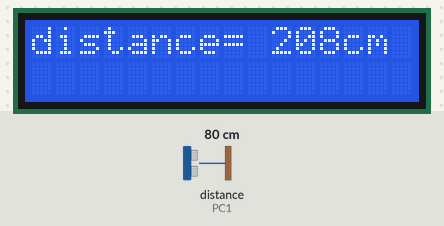
Simulated run of this program. Board: ATmega32, built with avr-gcc and emulated at 8 MHz. On the bench: 16×2 character LCD. Wiring (inferred from the names in the program): ultrasonic range finder: trigger PC0; echo PC1; character LCD (HD44780): RS PB1; R/W PB2; E PB3; data PA4, PA5, PA6, PA7. The test bench sets the inputs (shaded band); at power-on: distance to the obstacle (sensor on PC1) 80 cm. The echo pulse lasts 58.3 µs per cm.

Above: at 1.2 s.
1.3 s: distance to the obstacle (sensor on PC1) set to 60 cm
At 2.7 s:
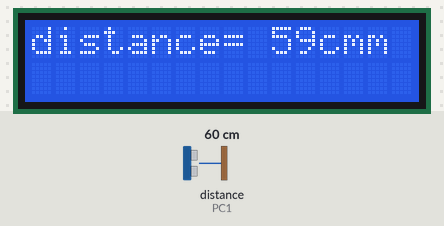
4.4 s: distance to the obstacle (sensor on PC1) set to 2 cm
At 5.5 s:
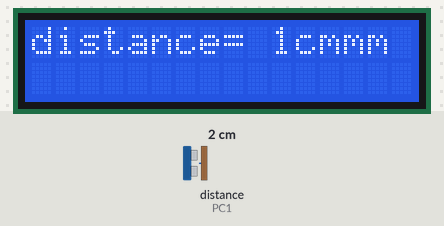
6.7 s: distance to the obstacle (sensor on PC1) set to 9 cm
At 8.1 s:
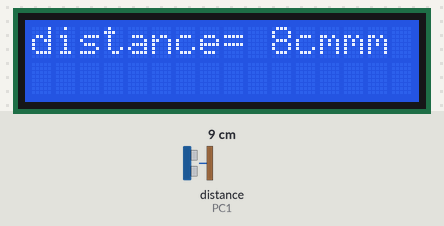
9.8 s: distance to the obstacle (sensor on PC1) set to 18 cm
At 11.2 s:
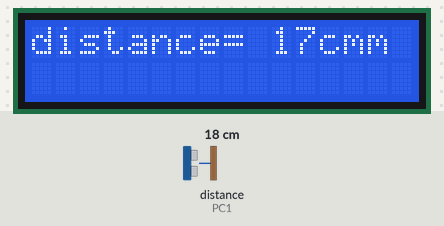
Timing chart, 0 to 12.8 s (numbered marks = the images above; inputs shaded):
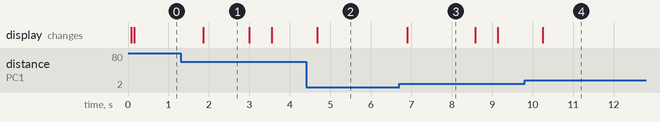

The program:

Project_learn.c
```c
/*
 * Project_learn.c
 *
 * Created: 2/11/2018 9:37:49 PM
 *  Author: Ebraam
 */


#include "lcd/lcd.h"
#include "ultrasonic/ult.h"

int main(void)
{
	static uint32_t dis = 0;
	lcd_init();

	Ultrasonic_init();
	lcd_write_txt("distance= ");
	dis = Ultrasonic_Read();


	//lcd_write_cmd(clear);
    while(1)
    {

		 dis = Ultrasonic_Read();
		lcd_goto_X(10);
		lcd_write_number(dis);
		lcd_write_txt("cm");
		 _delay_ms(500);

    }
}
```

std_macros.h
```c
/*
 * std_macros.h
 *
 * Created: 4/25/2017 4:00:26 PM
 *  Author: safifi
 */


#ifndef STD_MACROS_H_
#define STD_MACROS_H_

#include <avr/io.h>
#define F_CPU 8000000UL
#include <util/delay.h>
#include <avr/interrupt.h>
#include <stdint.h>
#define SETBIT(REG,BIT)  (REG |= 1 << BIT)
#define CLRBIT(REG,BIT)  (REG &= ~(1 << BIT))
#define TOGBIT(REG,BIT)  (REG ^= 1 << BIT)
#define READBIT(REG,BIT)  ((REG >> BIT) & 1)

#endif /* STD_MACROS_H_ */
```

ult.c
```c
/*
 * ult.c
 *
 * Created: 2/11/2018 9:38:39 PM
 *  Author: Ebraam
 */

#include "ult.h"

static volatile uint8_t count = 0;
#define Trigger_ON   (PORTC |= (1<<PC0))
#define Trigger_OFF  (PORTC &=~(1<<PC0))

void Ultrasonic_init(){
		Timer0_init();
		DDRC |=(1<<PC0);  // pc0 Trigger
		DDRC  &= ~(1<<PC1); // pc1 ECHO
}
uint32_t Ultrasonic_Read(){

		volatile uint32_t Duration=0;
			Trigger_OFF;
			_delay_us(10);
			Trigger_ON;
			_delay_us(20);
			Trigger_OFF;
		if (!(PINC & (1<< PC1)))
		{
			while(!(PINC & (1<<PC1)));  // wait until echo goes high
			Timer0_Start();
			while(PINC &(1<<PC1) && count != 3);
			Timer0_Stop();
		}
		else{
			while((PINC & (1<<PC1)));  // wait until echo goes high
			Timer0_Start();
			while(!(PINC &(1<<PC1)) && count != 3);
			Timer0_Stop();
		}
		/*stopWatch value reading*/
		Duration =Timer0_read() * 34000 / F_CPU / 2;
		return Duration;
}

void Timer0_init(void)
{
	TCCR0 = (1<<FOC0);
	TCNT0 = 0;
	sei();
	TIMSK |= (1<<TOIE0);
}
void Timer0_Start(void)
{
	count =0;
	TCNT0 = 0;
	TCCR0 |= (1<<CS02);
}
void Timer0_Stop(void)
{
	TCCR0 &= 0xf8;
}
uint32_t Timer0_read(void)
{
	return (TCNT0 + 256 * count) * 256;
}

ISR(TIMER0_OVF_vect){
	count++;
}
```

ult.h
```c
/*
 * ult.h
 *
 * Created: 2/11/2018 9:39:45 PM
 *  Author: Ebraam
 */


#ifndef ULT_H_
#define ULT_H_


#include "std_macros.h"
/*
init timer 0
turn overflow on
*/
static void Timer0_init(void);

/*
Start Count
prescaler = 256
*/
static void Timer0_Start(void);

/*
Turn off timer
*/
static void Timer0_Stop(void);

/*
This function return TCNT0 value
*/
static uint32_t Timer0_read(void);

/*
init ultrasonic
*/
void Ultrasonic_init();

uint32_t Ultrasonic_Read();


#endif /* ULT_H_ */
```

lcd.c
```c
/*
CMD :
1  // clr screen
2  // return to 0,0 line

4  // DEC  cursor shift cursor left
6  // INC  cursor shift cursor right

5  // shift display left
7  // shift display right

8  // display and cursor off
A  // display off cursor on
C  // display on cursor off
E  // display on cursor on

10 // shift cursor pos to left
14 // shift cursor pos to right

18 // shift display left
1C // shift display right

80 //force cursor to beginning of 1st line
C0 //force cursor to beginning of 2nd line

*/

#include "lcd.h"
uint8_t txt[5];

void lcd_init(){
	INIT_PORT;
	Rw(0);
	lcd_write_cmd(0x2);
	lcd_write_cmd(0x28);  // 4data line
	lcd_write_cmd(0x01);
	lcd_write_cmd(0x0c);  // display on cursor off
	lcd_write_cmd(0x06);  // increment cursor right
	lcd_write_cmd(0x80);  // set courser at the beginning of the first line
	_delay_ms(20);
}

void lcd_write(uint8_t cmd){
	// read first 4 bit
	D7(READBIT(cmd,7));
	D6(READBIT(cmd,6));
	D5(READBIT(cmd,5));
	D4(READBIT(cmd,4));

	lcd_send_pulse_for_update_data_or_cmd();

	// read second 4 bit
	D7(READBIT(cmd,3));
	D6(READBIT(cmd,2));
	D5(READBIT(cmd,1));
	D4(READBIT(cmd,0));

	lcd_send_pulse_for_update_data_or_cmd();
}


void lcd_write_cmd(uint8_t cmd){
	RS(0); // Rs = 0
	lcd_write(cmd);
}

void lcd_write_char(uint8_t cmd){
	RS(1); // Rs = 1
	lcd_write(cmd);
}


void lcd_write_txt(uint8_t *x){
	for(int i = 0; x[i] != '\0'; i++)
		lcd_write_char(x[i]);
}


void lcd_write_number(uint16_t data){
	IntToString(data,txt);
	lcd_write_txt(txt);
}

void IntToString(uint16_t number, uint8_t *txt){

	if(number < 10){
		txt[0] = number % 10 + 48;
		txt[1] = '\0';
	}
	else if(number < 100){
		txt[0] = number / 10 + 48;
		txt[1] = number % 10 + 48;
		txt[2] = '\0';
	}
	else if(number < 1000){
		txt[0] = number / 100 + 48;
		number = number % 100 ;
		txt[1] = number / 10 + 48;
		txt[2] = number % 10 + 48;
		txt[3] = '\0';
	}
	else  if(number < 10000){
		txt[0] = number / 1000 + 48;
		number = number % 1000 ;
		txt[1] = number / 100 + 48;
		number = number % 100 ;
		txt[2] = number / 10 + 48;
		txt[3] = number % 10 + 48;
		txt[4] = '\0';
	}
	else  if(number < 100000){
		txt[0] = number / 10000 + 48;
		number = number % 10000 ;
		txt[1] = number / 1000 + 48;
		number = number % 1000 ;
		txt[2] = number / 100 + 48;
		number = number % 100 ;
		txt[3] = number / 10 + 48;
		txt[4] = number % 10 + 48;
		txt[5] = '\0';
	}
}

void lcd_send_pulse_for_update_data_or_cmd(){
	EN(1);
	_delay_ms(1);
	EN(0);
	_delay_ms(1);
}

lcd_goto_X(int x){
	lcd_write_cmd(st_line);
	for(int i = 0; i < x; i++ )
	lcd_write_cmd(shift_cur_right);
}
```

lcd.h
```c
/*
 * lcd.h
 *
 * Created: 11/2/2018 7:40:00 PM
 *  Author: Ebraam
 */
#include "std_macros.h"
#define clear 0x01
#define home  0x02
#define inc_cur_left 0x04
#define inc_cur_right 0x06

#define shift_cur_left 0x10
#define shift_cur_right 0x14
#define shift_display_left 0x18
#define shift_display_right 0x1c

#define nd_line 0xc0
#define st_line 0x80
#define INIT_PORT DDRA |= 0xf0; DDRB |= 0x0e;


#define EN(x)   if (x == 0) CLRBIT(PORTB,3); else SETBIT(PORTB,3);;
#define Rw(x)   if (x == 0) CLRBIT(PORTB,2); else SETBIT(PORTB,2);;
#define RS(x)   if (x == 0) CLRBIT(PORTB,1); else SETBIT(PORTB,1);;
#define D7(x)   if (x == 0) CLRBIT(PORTA,7); else SETBIT(PORTA,7);;
#define D6(x)   if (x == 0) CLRBIT(PORTA,6); else SETBIT(PORTA,6);;
#define D5(x)   if (x == 0) CLRBIT(PORTA,5); else SETBIT(PORTA,5);;
#define D4(x)   if (x == 0) CLRBIT(PORTA,4); else SETBIT(PORTA,4);;

// configure LCD port
void lcd_init();

// to  send command to LCD
void lcd_write_cmd(uint8_t);

// to  send data to LCD
void lcd_write_char(uint8_t);

// write complete txt
void lcd_write_txt(uint8_t *);

// write number
void lcd_write_number(uint16_t data);

// to update data
void lcd_send_pulse_for_update_data_or_cmd();

//Convert from int to ascii string
void IntToString(uint16_t number, uint8_t *txt);

void lcd_goto_X(int x);
```

std_macros.h
```c
/*
 * std_macros.h
 *
 * Created: 4/25/2017 4:00:26 PM
 *  Author: safifi
 */


#ifndef STD_MACROS_H_
#define STD_MACROS_H_

#include <avr/io.h>
#define F_CPU 8000000UL
#include <util/delay.h>
#include <avr/interrupt.h>
#include <stdint.h>
#define SETBIT(REG,BIT)  (REG |= 1 << BIT)
#define CLRBIT(REG,BIT)  (REG &= ~(1 << BIT))
#define TOGBIT(REG,BIT)  (REG ^= 1 << BIT)
#define READBIT(REG,BIT)  ((REG >> BIT) & 1)

#endif /* STD_MACROS_H_ */
```

Measured:
- after the input at 1.3 s, the display: changes after 0.56 s (image 1)
- after the input at 4.4 s, the display: changes after 0.28 s (image 2)
- after the input at 6.7 s, the display: changes after 0.20 s (image 3)
- after the input at 9.8 s, the display: changes after 0.45 s (image 4)
